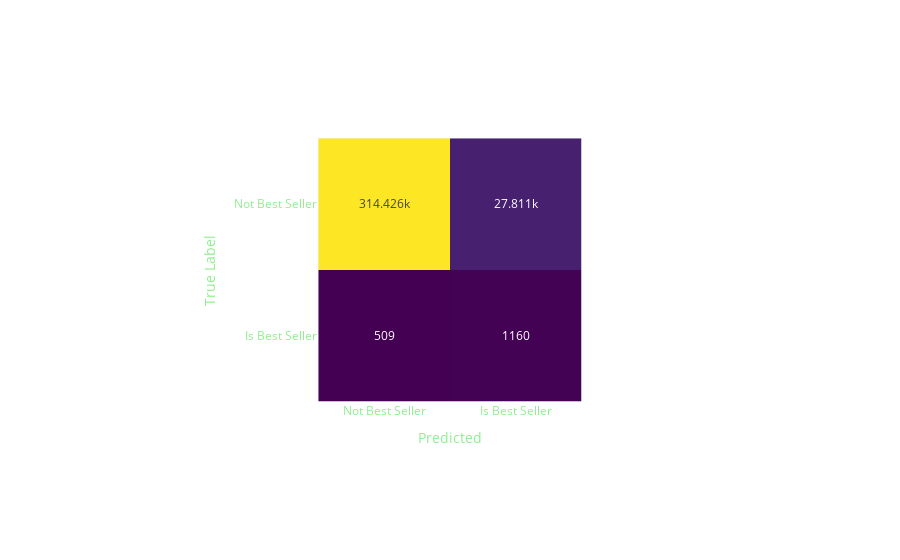
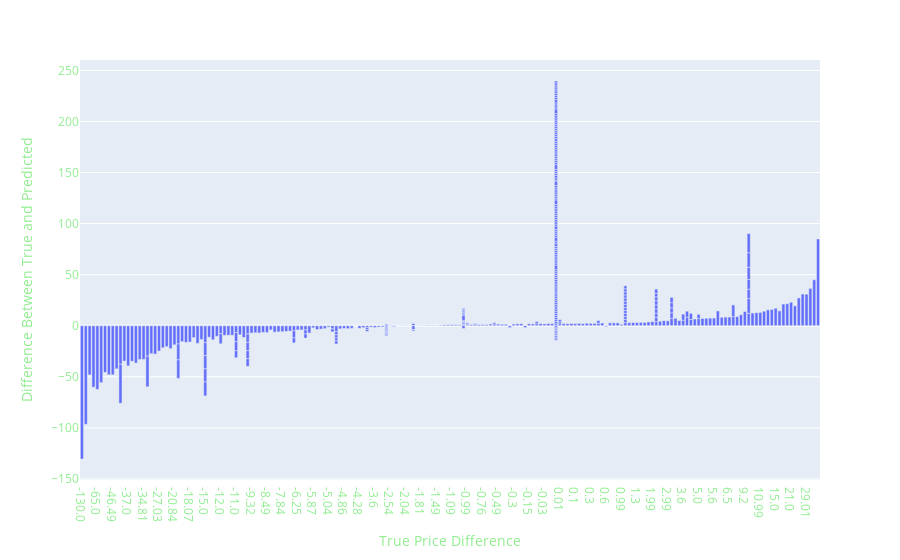

Source (notebook cell) for these figures, in order:
### Code cell
y_bs = test_bs.y.detach().numpy()
print(accuracy_score(y_bs, y_pred_bs))

labs = ["Not Best Seller", "Is Best Seller"]
fig = px.imshow(confusion_matrix(y_bs, y_pred_bs), x=labs, y=labs, text_auto=True)
fig.update_layout(
    xaxis_title="Predicted",
    yaxis_title="True Label",
    coloraxis_showscale=False)
fig.show()

metrics_bs = classification_report(y_bs, y_pred_bs, labels=[0, 1], target_names=labs, output_dict=True)



labs_pd = ["Price Decreased", "Price Increased"]
y_pd = test_pd.y.detach().numpy()
y_pred_pd[:, 0]
print(mean_absolute_error(y_pd, y_pred_pd[:, 0]), np.std(y_pd))

inds = np.argsort(y_pd)
fig = px.bar(x=y_pd.astype(str)[inds], y=(y_pd - y_pred_pd[:, 0])[inds])
fig.update_layout(xaxis_title="True Price Difference", yaxis_title="Difference Between True and Predicted")
fig.show()

# classification_report(y_pd > 0, y_pred_pd[:, 0] > 0, labels=[False, True], target_names=labs_pd, output_dict=True)

# fig = px.imshow(confusion_matrix(y_pd > 0, y_pred_pd[:, 0] > 0), x=labs_pd, y=labs_pd, text_auto=True)
# fig.update_layout(
#     xaxis_title="Predicted",
#     yaxis_title="True Label",
#     coloraxis_showscale=False)
# fig.show()

print(pd.DataFrame(metrics_bs).T.to_markdown())

### Figure 1 — Plotly figure (JSON) as saved in the notebook; plotly's stock layout.template omitted (floating-point values rounded to 4 significant figures)
{"data": [{"coloraxis": "coloraxis", "hovertemplate": "x: %{x}<br>y: %{y}<br>color: %{z}<extra></extra>", "name": "0", "texttemplate": "%{z}", "type": "heatmap", "x": ["Not Best Seller", "Is Best Seller"], "xaxis": "x", "y": ["Not Best Seller", "Is Best Seller"], "yaxis": "y", "z": [[314426, 27811], [509, 1160]]}], "layout": {"autosize": true, "coloraxis": {"colorscale": [[0, "#440154"], [0.1111, "#482878"], [0.2222, "#3e4989"], [0.3333, "#31688e"], [0.4444, "#26828e"], [0.5556, "#1f9e89"], [0.6667, "#35b779"], [0.7778, "#6ece58"], [0.8889, "#b5de2b"], [1, "#fde725"]], "showscale": false}, "margin": {"t": 60}, "xaxis": {"anchor": "y", "autorange": true, "constrain": "domain", "domain": [0.322, 0.678], "range": [-0.5, 1.5], "scaleanchor": "y", "title": {"text": "Predicted"}, "type": "category"}, "yaxis": {"anchor": "x", "autorange": true, "constrain": "domain", "domain": [0, 1], "range": [1.5, -0.5], "title": {"text": "True Label"}, "type": "category"}}}

### Figure 2 — Plotly figure (JSON) as saved in the notebook; plotly's stock layout.template omitted (floating-point values rounded to 4 significant figures; data arrays with more than 128 entries replaced by an {"elided": "..."} marker saying what was removed)
{"data": [{"alignmentgroup": "True", "hovertemplate": "x=%{x}<br>y=%{y}<extra></extra>", "legendgroup": "", "marker": {"color": "#636EFA", "pattern": {"shape": ""}}, "name": "", "offsetgroup": "", "orientation": "v", "showlegend": false, "textposition": "auto", "type": "bar", "x": {"elided": "417 str values"}, "xaxis": "x", "y": {"elided": "417 float values"}, "yaxis": "y"}], "layout": {"autosize": true, "barmode": "relative", "legend": {"tracegroupgap": 0}, "margin": {"t": 60}, "xaxis": {"anchor": "y", "autorange": true, "domain": [0, 1], "range": [-0.5, 191.5], "title": {"text": "True Price Difference"}, "type": "category"}, "yaxis": {"anchor": "x", "autorange": true, "domain": [0, 1], "range": [-151.0, 260.1], "title": {"text": "Difference Between True and Predicted"}, "type": "linear"}}}
